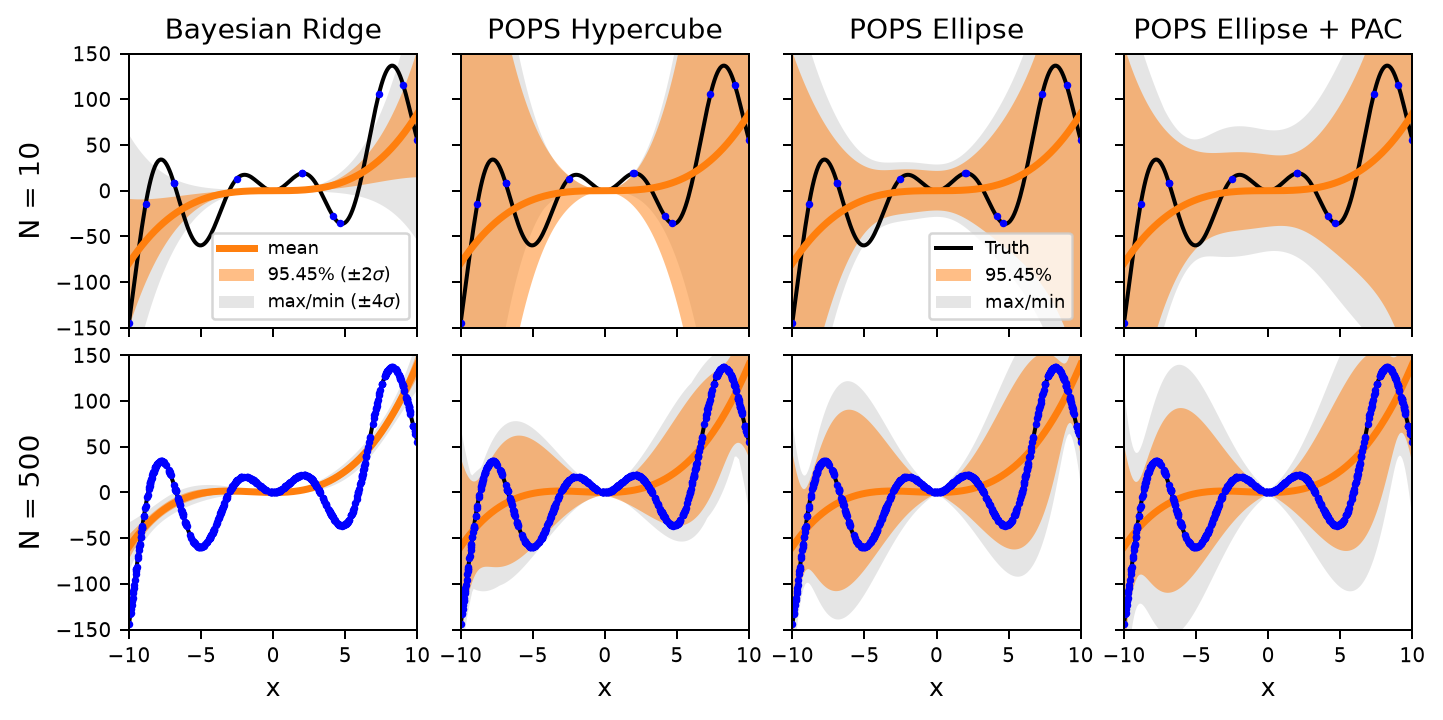

The script that saved this image:
"""Polynomial workshop figure in the Burgers-style row/column layout.

Rows are training-set sizes; columns are BayesianRidge, POPS Hypercube,
POPS Ellipse, and POPS Ellipse + PAC.  The visual convention matches the
Burgers example: an outer high-confidence/support band and a darker inner
band, with truth and training data overlaid.
"""

import numpy as np
import matplotlib.pyplot as plt
from sklearn.linear_model import BayesianRidge
from sklearn.preprocessing import PolynomialFeatures

from popsregression import POPSRegression, POPSRegressionEllipse


def target_function(x):
    return (x**3 + 0.01 * x**4) * 0.1 + np.sin(x) * x * 10.0


def generate_data(rng, n_samples):
    x_train = np.sort(
        np.append(rng.uniform(-1, 1, n_samples), np.linspace(-1, 1, 2)) * 10
    )
    x_dense = np.linspace(-10, 10, 201)
    y_dense = target_function(x_dense)

    poly = PolynomialFeatures(degree=4, include_bias=True)
    X_train = poly.fit_transform(x_train.reshape(-1, 1))
    X_dense = poly.transform(x_dense.reshape(-1, 1))
    y_train = target_function(x_train)
    return X_train, x_train, y_train, X_dense, x_dense, y_dense


def epistemic_std(model, X):
    return np.sqrt(np.sum((X @ model.sigma_) * X, axis=1))


def draw_common(ax, x, truth, x_train, y_train, mean,
                truth_label="_nolegend_", mean_label="_nolegend_"):
    ax.plot(x, truth, "k-", lw=1.6, label=truth_label)
    ax.plot(x, mean, "C1-", lw=2.8, label=mean_label)
    ax.plot(x_train, y_train, "b.", ms=4, label="_nolegend_")


def main():
    rng = np.random.RandomState(42)
    train_sizes = (10, 500)
    titles = [
        "Bayesian Ridge", "POPS Hypercube", "POPS Ellipse",
        "POPS Ellipse + PAC"
    ]

    fig, axes = plt.subplots(
        len(train_sizes), 4, figsize=(8, 4), sharex=True, sharey=True
    )

    for col, title in enumerate(titles):
        axes[0, col].set_title(title, fontsize=11)

    for row, n_samples in enumerate(train_sizes):
        X_train, x_train, y_train, X_dense, x_dense, y_dense = generate_data(
            rng, n_samples
        )

        bay = BayesianRidge(fit_intercept=False).fit(X_train, y_train)
        hyc = POPSRegression(
            minimum_relative_error=0.0, posterior="hypercube"
        ).fit(X_train, y_train)
        ell = POPSRegressionEllipse(random_state=0).fit(X_train, y_train)
        pac = POPSRegressionEllipse(random_state=0, pac_bayes=True).fit(
            X_train, y_train
        )

        # BayesianRidge: +/-4 sigma outer, +/-2 sigma inner.
        mean = bay.predict(X_dense)
        std = epistemic_std(bay, X_dense)
        ax = axes[row, 0]
        ax.fill_between(
            x_dense,
            mean - 4 * std,
            mean + 4 * std,
            alpha=0.20,
            facecolor="0.5",
            label="max/min ($\\pm4\\sigma$)",
        )
        ax.fill_between(
            x_dense,
            mean - 2 * std,
            mean + 2 * std,
            alpha=0.50,
            facecolor="C1",
            label=r"95.45% ($\pm2\sigma$)",
        )
        draw_common(
            ax, x_dense, y_dense, x_train, y_train, mean,
            mean_label="mean"
        )

        # POPS variants: full max/min outer band and +/-2 predictive std inner.
        for col, model in ((1, hyc), (2, ell), (3, pac)):
            mean, std, hi, lo = model.predict(
                X_dense, return_std=True, return_bounds=True
            )
            ax = axes[row, col]
            ax.fill_between(
                x_dense,
                lo,
                hi,
                alpha=0.20,
                facecolor="0.5",
                label="max/min",
            )
            ax.fill_between(
                x_dense,
                mean - 2 * std,
                mean + 2 * std,
                alpha=0.50,
                facecolor="C1",
                label="95.45%",
            )
            draw_common(
                ax, x_dense, y_dense, x_train, y_train, mean,
                truth_label="Truth"
            )

        axes[row, 0].set_ylabel(f"N = {n_samples}", fontsize=11)

    for ax in axes.flat:
        ax.set_xlim(-10, 10)
        ax.set_ylim(-150, 150)
        ax.tick_params(labelsize=8)

    for ax in axes[-1]:
        ax.set_xlabel("x")

    # Exactly two legends for readability.  BayesianRidge explains the
    # Gaussian bands; a single POPS panel explains truth and POPS bands.
    bay_ax = axes[0, 0]
    handles, labels = bay_ax.get_legend_handles_labels()
    order = [labels.index("mean"), labels.index("95.45% ($\\pm2\\sigma$)"),
             labels.index("max/min ($\\pm4\\sigma$)")]
    bay_ax.legend(
        [handles[i] for i in order], [labels[i] for i in order],
        fontsize=7, loc="lower right"
    )

    pops_ax = axes[0, 2]
    handles, labels = pops_ax.get_legend_handles_labels()
    order = [labels.index("Truth"), labels.index("95.45%"),
             labels.index("max/min")]
    pops_ax.legend(
        [handles[i] for i in order], [labels[i] for i in order],
        fontsize=7, loc="lower right"
    )

    fig.tight_layout(pad=0.7, w_pad=0.4, h_pad=0.3)
    fig.savefig("example_polynomial.png", dpi=180, bbox_inches="tight")
    print("Saved example_polynomial.png")


if __name__ == "__main__":
    main()
